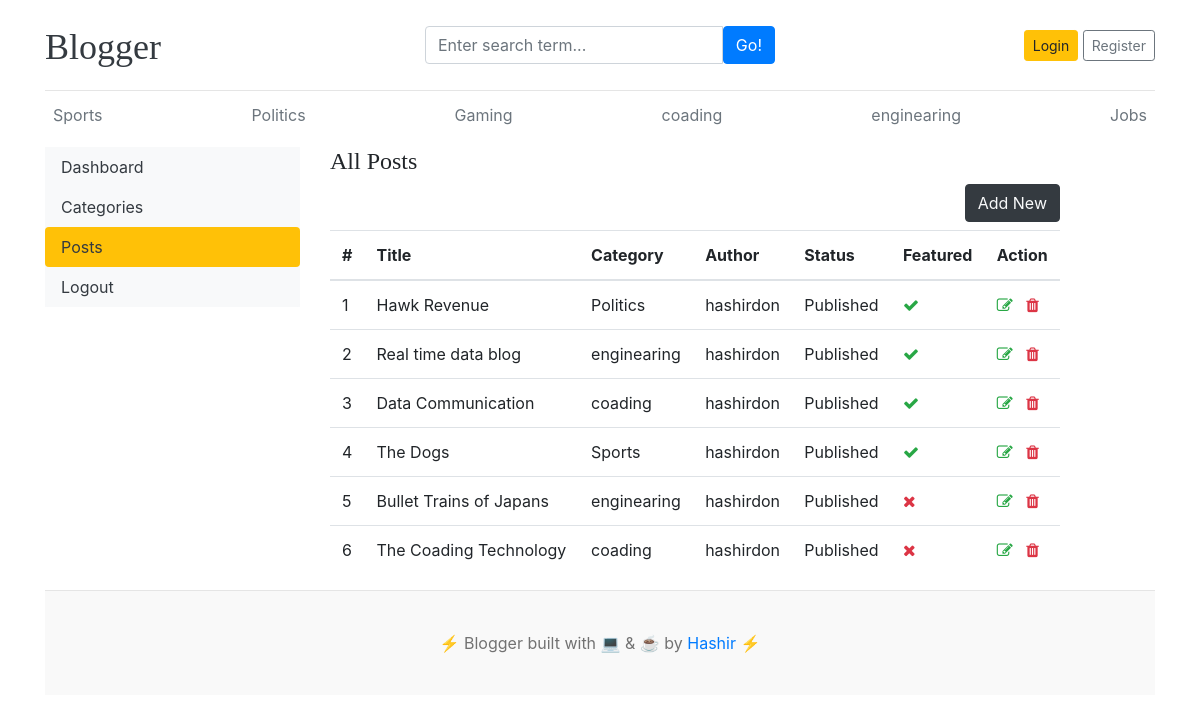
/dashboard/posts/, run on an earlier commit of the app's database.
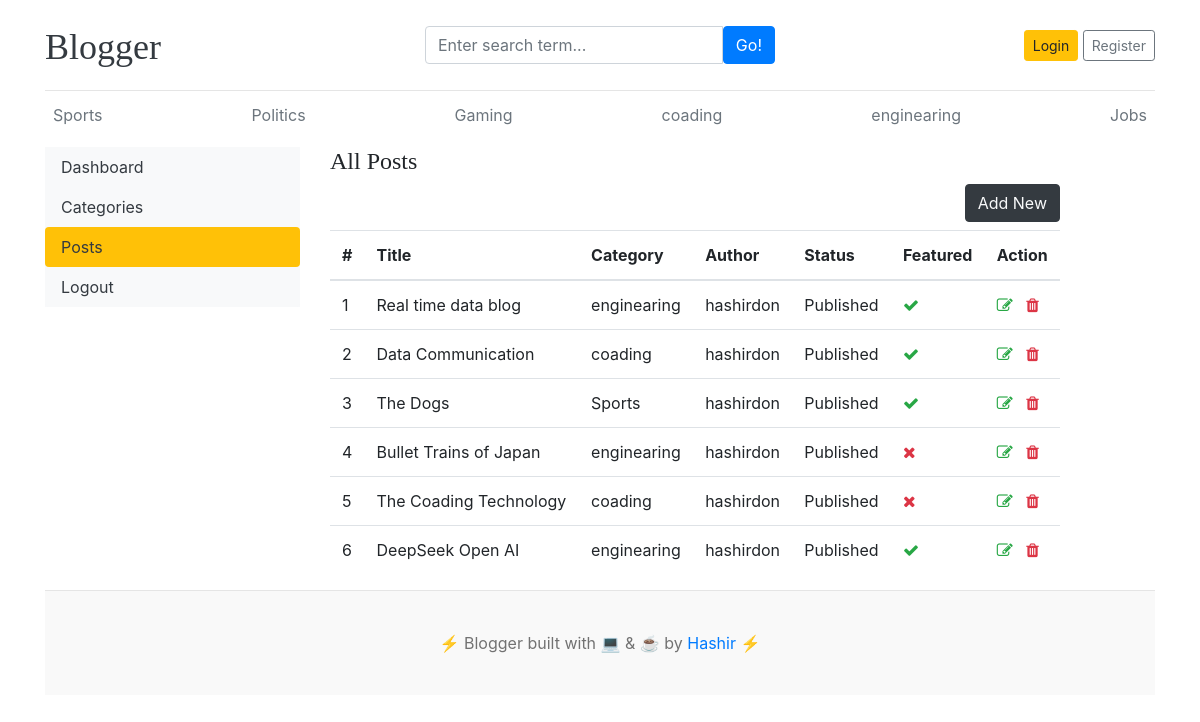
And on a later commit of the database.
### blogs/models.py (models this page shows, shortened)
class Category(models.Model):
    category_name=models.CharField(max_length=50,unique=True)
    created_at=models.DateTimeField(auto_now_add=True)
    updated_at=models.DateTimeField(auto_now_add=True)
    class Meta:
        verbose_name_plural='Categories'
    def __str__(self):
        return self.category_name

class Blog(models.Model):
    title=models.CharField(max_length=100)
    slug=models.CharField(max_length=100,unique=True,blank=True)  # blank=True already hai
    category=models.ForeignKey(Category,on_delete=models.CASCADE)
    author=models.ForeignKey(User,on_delete=models.CASCADE)
    featured_image=models.ImageField(upload_to='uploads/%Y/%m/%d')
    short_description=models.TextField(max_length=500)
    blog_body=models.TextField(max_length=2000)
    status=models.CharField(max_length=20,choices=STATUS_CHOICES,default='Draft')
    is_featured=models.BooleanField(default=False)
    created_at=models.DateTimeField(auto_now_add=True)
    updated_at=models.DateTimeField(auto_now_add=True)

### dashboard/views.py (the view)
# urls.py: path('posts/',views.posts,name='posts'),
def posts(request):
    posts=Blog.objects.all()
    context={
        'posts':posts
    }
    return render(request,'dashboard/posts.html',context)

### blogs/context_processors.py (called while the page is built)
def get_categories(request):
    categories=Category.objects.all()
    return dict(categories=categories)

def get_Social_Links(request):
    Social=SocialSites.objects.all()
    return dict(Social=Social)

### templates/dashboard/posts.html (shortened to what this page needs)
{% extends "base.html" %}
{% block content %}
<div class='row'>
    {% include "dashboard/sidebar.html" %}
  <div class='col-md-8'>
    <h4>All Posts</h4>
    <a href="{% url 'add_post' %}" class='btn btn-dark text-light float-right mb-2'>Add New</a>
    <table class="table table-hover">
  <thead>
    <tr>
      <th >#</th>
      <th >Title</th>
      <th >Category</th>
      <th >Author</th>
      <th >Status</th>
      <th >Featured</th>
      <th>Action</th>
    </tr>
  </thead>
  <tbody>
    {% for post in posts  %}
    <tr>
      <td>{{forloop.counter}}</th>
      <td>{{post.title}}</td>
      <td>{{post.category}}</td>
      <td>{{post.author}}</td>
      <td>{{post.status}}</td>
      <td>{% if post.is_featured%}<i class='fa fa-check text-success'></i>{% else %}<i class='fa fa-times text-danger'></i>{% endif %}</td>
      <td>
        <a href="{% url 'edit_post' post.id %}"><i class='fa fa-edit text-success'></i></a>
        <a href="{% url 'delete_post' post.id  %}"><i class='fa fa-trash text-danger'></i></a>
      </td>
    </tr>
    {% endfor %}
  </tbody>
</table>
  </div>
</div>
{% endblock  %}

### templates/base.html (shortened to what this page needs)
{% load static %}
<!DOCTYPE html>
<html lang="en">
<head>
    <link href="https://getbootstrap.com/docs/4.0/dist/css/bootstrap.min.css" rel="stylesheet">
    <link rel="stylesheet" href="https://cdnjs.cloudflare.com/ajax/libs/font-awesome/4.7.0/css/font-awesome.min.css">
    <link rel="stylesheet" href="{% static 'css/blog.css' %}">
  </head>
<body>
    <div class="container">
      <header class="blog-header py-3">
        <div class="row flex-nowrap justify-content-between align-items-center">
          <div class="col-4 pt-1">
            <a class="blog-header-logo text-dark" href="/">Blogger</a>
          </div>
          <div class="col-4">
            <form action="{% url 'search' %}" method="GET">
              <div class="input-group">
              <input class="form-control" type="text" name='keyword' placeholder="Enter search term..." aria-label="Enter search term..." aria-describedby="button-search" />
              <button type="submit"class="btn btn-primary" id="button-search" type="button">Go!</button>
              </div>
            </form>
          </div>
          <div class="col-4 d-flex justify-content-end align-items-center">
            {% if not user.is_authenticated %}
            <a class="btn btn-sm btn-warning" href="{% url 'login' %}">Login</a> &nbsp;
            <a class="btn btn-sm btn-outline-secondary" href="{% url 'register' %}">Register</a>
            {% else %}
            <span><a href="{% url 'dashboard' %}">Dashboard</a></span>
            &nbsp;
            &nbsp;
            <span><a href="{% url 'logout' %}">Logout</a></span>
            {% endif %}
          </div>
        </div>
      </header>
      <div class="nav-scroller py-1 mb-2">
        <nav class="nav d-flex justify-content-between">
          {%for cat in categories %}
          <a class="p-2 text-muted" href="{% url 'posts_by_category' cat.id %}">{{cat.category_name}}</a>
          {% endfor %}
        </nav>
      </div>
{% block content%}
 {% endblock %}
  <footer class="blog-footer">
  <p>⚡️ Blogger built with 💻 & ☕️ by <a href="#">Hashir</a> ⚡️</p>
</footer>
</body>
</html>

### templates/dashboard/sidebar.html (shortened to what this page needs)
<div class='col-md-3'>
    <div class='nav flex-column nav-pills bg-light' aria-orientation='vertical'>
        <a href="{% url 'dashboard' %}" class="nav-link text-dark {% if '/dashboard/' == request.path %}bg-warning{% endif %}">Dashboard</a>
        <a href="{% url 'categories' %}" class="nav-link text-dark {% if '/dashboard/categories' in request.path %}bg-warning{% endif %}">Categories</a>
        <a href="{% url 'posts' %}" class="nav-link text-dark {% if '/posts/' in request.path %}bg-warning{% endif %}">Posts</a>
        <a href="{% url 'logout' %}" class="nav-link text-dark bg-light">Logout</a>
    </div>
</div>

### blog_main/static/css/blog.css (style rules this page uses)
.blog-header { border-bottom: 1px solid #e5e5e5; }
.blog-header-logo { font-family: "Playfair Display", Georgia, "Times New Roman", serif; font-size: 2.25rem; }
h1, h2, h3, h4, h5, h6 { font-family: "Playfair Display", Georgia, "Times New Roman", serif; }
.blog-footer { padding: 2.5rem 0; color: #727272; text-align: center; background-color: #f9f9f9; border-top: .05rem solid #e5e5e5; }
.blog-footer p:last-child { margin-bottom: 0; }

What changed in the data, as far as the page shows it:
removed Blog: title "Hawk Revenue", category "Politics", author "hashirdon", status "Published", is_featured True (drawn)
changed Blog: title "Bullet Trains of Japans" → "Bullet Trains of Japan"
added Blog: title "DeepSeek Open AI", category "enginearing", author "hashirdon", status "Published", is_featured True (drawn)
